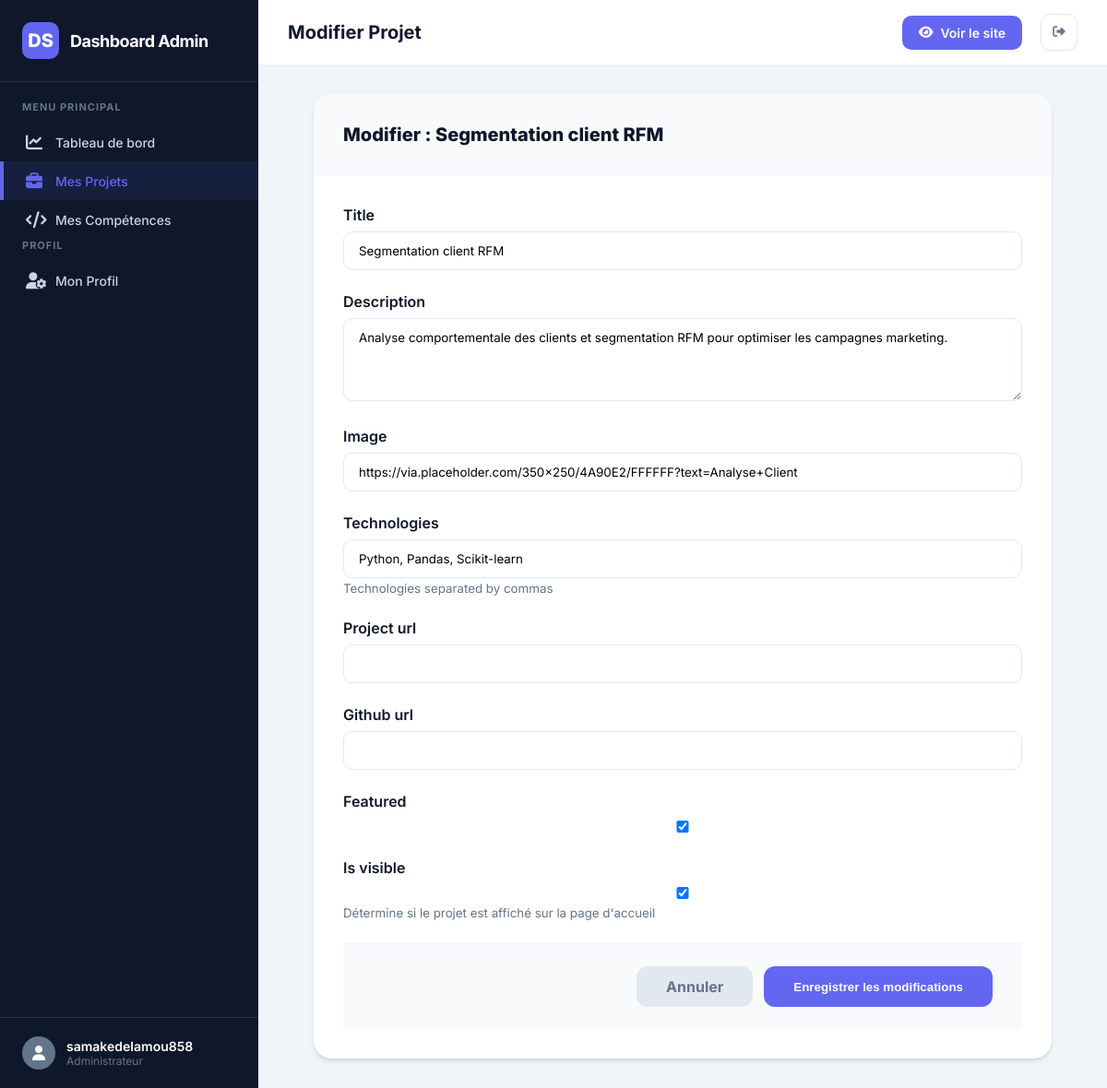
The app's page /dashboard/projects/2/edit/ (signed in) with its own data.
### home/models.py (models this page shows, shortened)
class Project(models.Model):
    title = models.CharField(max_length=200)
    description = models.TextField()
    image = models.URLField(default="placeholder.svg")
    technologies = models.CharField(max_length=500, help_text="Technologies separated by commas")
    project_url = models.URLField(blank=True, null=True)
    github_url = models.URLField(blank=True, null=True)
    featured = models.BooleanField(default=False)
    is_visible = models.BooleanField(default=True, help_text="Détermine si le projet est affiché sur la page d'accueil")
    created_at = models.DateTimeField(auto_now_add=True)
    updated_at = models.DateTimeField(auto_now=True)

### home/views.py (the view)
# urls.py: path('dashboard/projects/<int:pk>/edit/', views.edit_project, name='dashboard_project_edit'),
@login_required
def edit_project(request, pk):
    project = get_object_or_404(Project, pk=pk)
    if request.method == 'POST':
        form = ProjectForm(request.POST, request.FILES, instance=project)
        if form.is_valid():
            form.save()
            messages.success(request, "Projet mis à jour avec succès !")
            return redirect('dashboard_projects')
        else:
            messages.error(request, "Erreur lors de la modification du projet. Veuillez vérifier le formulaire.")
    else:
        form = ProjectForm(instance=project)
    return render(request, 'home/project_form.html', {'form': form, 'project': project})

### home/forms.py
class ProjectForm(forms.ModelForm):
    class Meta:
        model = Project
        fields = [
            'title',
            'description',
            'image',
            'technologies',
            'project_url',
            'github_url',
            'featured',
            'is_visible',
        ]
        widgets = {
            'description': forms.Textarea(attrs={'rows': 4}),
        }

### home/templates/home/project_form.html (shortened to what this page needs)
{% extends 'home/dashboard_base.html' %}
{% load static %}
{% block header_title %}Modifier Projet{% endblock %}
{% block content %}
<div class="form-card">
    <div class="form-header">
        <h3 style="font-size: 20px; font-weight: 800;">Modifier : {{ project.title }}</h3>
    </div>
    <form method="post" enctype="multipart/form-data" class="form-body">
        {% for field in form %}
            <div class="form-group-modern">
                <label for="{{ field.id_for_label }}">{{ field.label }}</label>
                {{ field }}
                {% if field.help_text %}
                    <small style="color: var(--secondary);">{{ field.help_text }}</small>
                {% endif %}
            </div>
        {% endfor %}
        <div class="form-footer">
            <a href="{% url 'dashboard_projects' %}" class="btn-cancel">Annuler</a>
            <button type="submit" class="btn-save">Enregistrer les modifications</button>
        </div>
    </form>
</div>
{% endblock %}

### home/templates/home/dashboard_base.html (shortened to what this page needs)
{% load static %}
<!DOCTYPE html>
<html lang="fr">
<head>
    <link href="https://cdnjs.cloudflare.com/ajax/libs/font-awesome/6.4.0/css/all.min.css" rel="stylesheet">
</head>
<body>
    <div class="dashboard-container">
        <aside class="sidebar" id="sidebar">
            <div class="sidebar-header">
                <div class="logo-box">DS</div>
                <span class="sidebar-title">Dashboard Admin</span>
            </div>
            <nav class="sidebar-nav">
                <div class="nav-label">Menu Principal</div>
                <a href="{% url 'dashboard' %}" class="nav-link {% if request.resolver_match.url_name == 'dashboard' %}active{% endif %}">
                    <i class="fa-solid fa-chart-line"></i>
                    Tableau de bord
                </a>
                <a href="{% url 'dashboard_projects' %}" class="nav-link {% if 'projects' in request.path %}active{% endif %}">
                    <i class="fa-solid fa-briefcase"></i>
                    Mes Projets
                </a>
                <a href="{% url 'dashboard_skills' %}" class="nav-link {% if 'skills' in request.path %}active{% endif %}">
                    <i class="fa-solid fa-code"></i>
                    Mes Compétences
                </a>
                <div class="nav-label">Profil</div>
                <a href="{% url 'dashboard_settings' %}" class="nav-link {% if 'settings' in request.path %}active{% endif %}">
                    <i class="fa-solid fa-user-gear"></i>
                    Mon Profil
                </a>
            </nav>
            <div class="sidebar-footer">
                <a href="{% url 'home' %}" class="user-profile">
                    <div class="user-avatar">
                        <i class="fa-solid fa-user"></i>
                    </div>
                    <div class="user-info">
                        <span class="name">{{ user.username }}</span>
                        <span class="role">Administrateur</span>
                    </div>
                </a>
            </div>
        </aside>
        <main class="main-content">
            <header class="top-header">
                <div class="header-left">
                    <h2 style="font-size: 20px; font-weight: 700;">{% block header_title %}Overview{% endblock %}</h2>
                </div>
                <div class="header-actions">
                    <a href="{% url 'home' %}" class="btn-view-site">
                        <i class="fa-solid fa-eye"></i>
                        Voir le site
                    </a>
                    <form action="{% url 'logout' %}" method="post" style="display: inline;">
                        <button type="submit" class="action-btn" title="Déconnexion">
                            <i class="fa-solid fa-right-from-bracket"></i>
                        </button>
                    </form>
                </div>
            </header>
            <div class="content-body">
                {% block content %}{% endblock %}
            </div>
        </main>
    </div>
</body>
</html>

### home/templates/home/dashboard_base.html (style rules this page uses)
:root { --primary: #6366f1; --primary-hover: #4f46e5; --secondary: #64748b; --success: #10b981; --warning: #f59e0b; --danger: #ef4444; --dark: #0f172a; --light: #f8fafc; --sidebar-width: 280px; --header-height: 70px; --transition: all 0.3s cubic-bezier(0.4, 0, 0.2, 1); --card-shadow: 0 4px 6px -1px rgb(0 0 0 / 0.1), 0 2px 4px -2px rgb(0 0 0 / 0.1); --card-shadow-hover: 0 20px 25px -5px rgb(0 0 0 / 0.1), 0 8px 10px -6px rgb(0 0 0 / 0.1); }
* { margin: 0; padding: 0; box-sizing: border-box; }
body { font-family: 'Inter', sans-serif; background-color: #f1f5f9; color: var(--dark); overflow-x: hidden; }
.dashboard-container { display: flex; min-height: 100vh; }
.sidebar { width: var(--sidebar-width); background: var(--dark); color: white; position: fixed; top: 0; left: 0; bottom: 0; z-index: 1000; transition: var(--transition); display: flex; flex-direction: column; }
.sidebar-header { padding: 24px; display: flex; align-items: center; gap: 12px; border-bottom: 1px solid rgba(255,255,255,0.1); }
.logo-box { width: 40px; height: 40px; background: var(--primary); border-radius: 10px; display: flex; align-items: center; justify-content: center; font-weight: 800; font-size: 20px; }
.sidebar-title { font-size: 18px; font-weight: 700; letter-spacing: -0.5px; }
.sidebar-nav { padding: 20px 0; flex: 1; overflow-y: auto; }
.nav-label { padding: 0 24px 10px; font-size: 11px; font-weight: 700; text-transform: uppercase; color: var(--secondary); letter-spacing: 1px; }
.nav-link { display: flex; align-items: center; gap: 12px; padding: 12px 24px; color: #cbd5e1; text-decoration: none; font-size: 14px; font-weight: 500; transition: var(--transition); border-left: 4px solid transparent; }
.nav-link.active { background: rgba(99, 102, 241, 0.1); color: var(--primary); border-left-color: var(--primary); }
.nav-link i { width: 20px; font-size: 18px; }
.sidebar-footer { padding: 20px 24px; border-top: 1px solid rgba(255,255,255,0.1); }
.user-profile { display: flex; align-items: center; gap: 12px; color: white; text-decoration: none; }
.user-avatar { width: 36px; height: 36px; border-radius: 50%; background: var(--secondary); display: flex; align-items: center; justify-content: center; overflow: hidden; }
.user-info .name { display: block; font-size: 14px; font-weight: 600; }
.user-info .role { display: block; font-size: 12px; color: var(--secondary); }
.main-content { flex: 1; margin-left: var(--sidebar-width); min-width: 0; }
.top-header { height: var(--header-height); background: white; padding: 0 32px; display: flex; align-items: center; justify-content: space-between; position: sticky; top: 0; z-index: 900; box-shadow: 0 1px 3px rgba(0,0,0,0.05); }
.header-actions { display: flex; align-items: center; gap: 20px; }
.action-btn { width: 40px; height: 40px; border-radius: 10px; border: 1px solid #e2e8f0; background: white; display: flex; align-items: center; justify-content: center; color: var(--secondary); cursor: pointer; transition: var(--transition); }
.btn-view-site { display: flex; align-items: center; gap: 8px; padding: 10px 18px; background: var(--primary); color: white; text-decoration: none; border-radius: 10px; font-size: 14px; font-weight: 600; transition: var(--transition); }
.content-body { padding: 32px; }

### home/templates/home/project_form.html (style rules this page uses)
.form-card { background: white; border-radius: 20px; box-shadow: var(--card-shadow); max-width: 800px; margin: 0 auto; overflow: hidden; }
.form-header { padding: 32px; border-bottom: 1px solid #f1f5f9; background: #f8fafc; }
.form-body { padding: 32px; }
.form-group-modern { margin-bottom: 24px; }
.form-group-modern label { display: block; font-weight: 600; margin-bottom: 8px; color: var(--dark); }
.form-group-modern input, .form-group-modern textarea, .form-group-modern select { width: 100%; padding: 12px 16px; border: 1px solid #e2e8f0; border-radius: 10px; font-family: inherit; transition: var(--transition); }
.form-footer { padding: 24px 32px; border-top: 1px solid #f1f5f9; display: flex; justify-content: flex-end; gap: 12px; background: #f8fafc; }
.btn-save { background: var(--primary); color: white; border: none; padding: 12px 32px; border-radius: 12px; font-weight: 700; cursor: pointer; transition: var(--transition); }
.btn-cancel { background: #e2e8f0; color: var(--secondary); border: none; padding: 12px 32px; border-radius: 12px; font-weight: 700; cursor: pointer; text-decoration: none; }

### records on screen
Project: title "Segmentation client RFM", form "Segmentation client RFM" "Analyse comportementale des clients et segmentation RFM pour optimiser les campagnes marketing." "https://via.placeholder.com/350x250/4A90E2/FFFFFF?text=Analyse+Client" "Python, Pandas, Scikit-learn" "☑" "☑"

### other values on screen
{{ user.username }} "samakedelamou858"
{{ field.label }} "Title" "Description" "Image" "Technologies" "Project url" "Github url" "Featured" "Is visible"
{{ field.help_text }} "Technologies separated by commas" "Détermine si le projet est affiché sur la page d'accueil"
